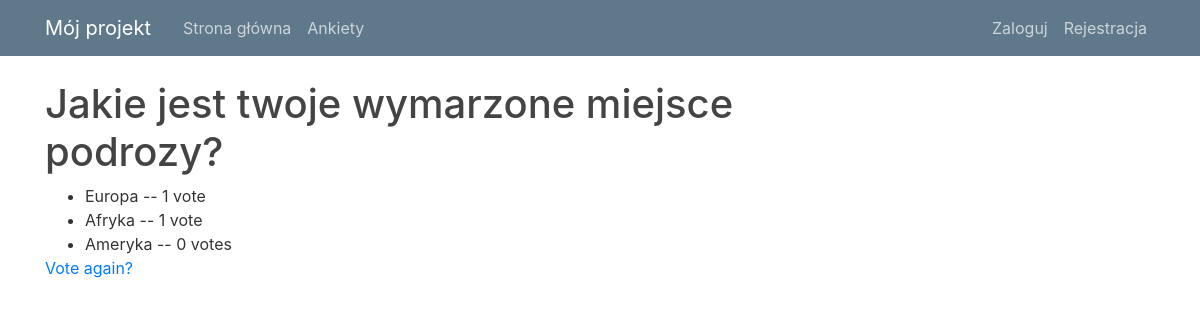
/polls/1/results/, run on an earlier commit of the app's database.
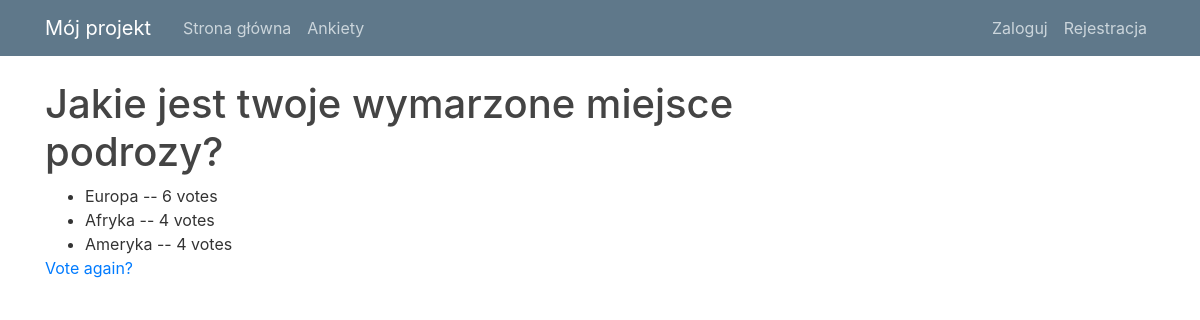
And on a later commit of the database.
### polls/models.py (models this page shows, shortened)
class Choice(models.Model):
    question = models.ForeignKey(Question, on_delete=models.CASCADE)
    choice_text = models.CharField(max_length=200)
    votes = models.IntegerField(default=0)

### polls/views.py (the view)
# urls.py: path('<int:pk>/results/', views.ResultsView.as_view(), name='results'),
class ResultsView(generic.DetailView):
    model = Question
    template_name = 'polls/results.html'

### polls/templates/polls/results.html
{% extends "blog/base.html" %}
{% load crispy_forms_tags %}
{% load static %}
{% block content %}
            <link rel="stylesheet" type="text/css" href="{% static 'polls/style.css' %}">
       <h1>{{ question.question_text }}</h1>
    <ul>
    {% for choice in question.choice_set.all %}
        <li>{{ choice.choice_text }} -- {{ choice.votes }} vote{{ choice.votes|pluralize }}</li>
    {% endfor %}
    </ul>
    <a href="{% url 'polls:detail' question.id %}">Vote again?</a>
{% endblock content %}

What changed in the data, as far as the page shows it:
changed Choice "Europa": votes "1" → "6"
changed Choice "Afryka": votes "1" → "4"
changed Choice "Ameryka": votes "0" → "4"
